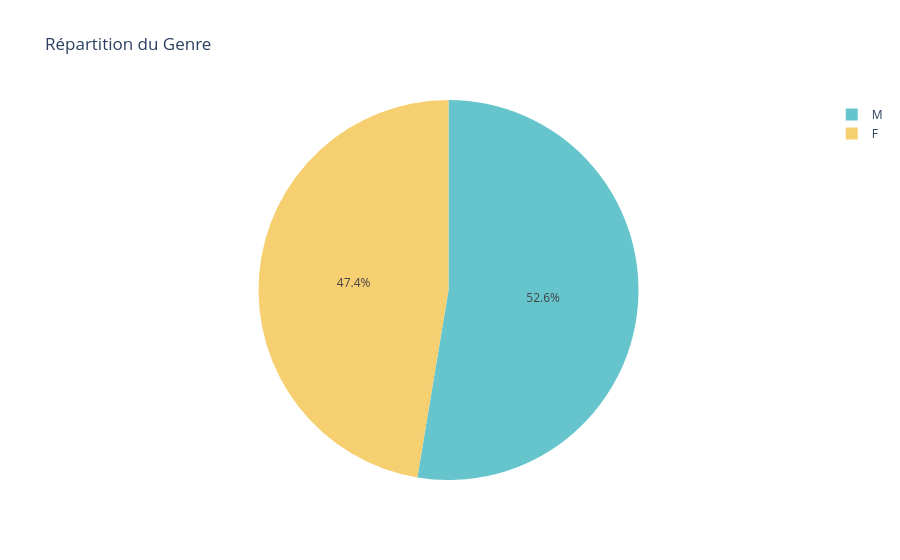

The notebook cell this image was saved under:
### Code cell
#2 Distribution du Genre

gender_distribution = df['Patient Gender'].value_counts().reset_index()
gender_distribution.columns = ['Patient Gender', 'count']

# Affichage de la distribution avec un pie chart
fig_pie_gender = px.pie(gender_distribution, values='count', names='Patient Gender',
                        title="Répartition du Genre ",
                        color_discrete_sequence=px.colors.qualitative.Pastel)
fig_pie_gender.show()

### Figure 1 — Plotly figure (JSON) as saved in the notebook; plotly's stock layout.template omitted (floating-point values rounded to 4 significant figures)
{"data": [{"domain": {"x": [0, 1], "y": [0, 1]}, "hovertemplate": "Patient Gender=%{label}<br>count=%{value}<extra></extra>", "labels": ["M", "F"], "legendgroup": "", "name": "", "showlegend": true, "type": "pie", "values": [2608, 2348]}], "layout": {"legend": {"tracegroupgap": 0}, "piecolorway": ["rgb(102, 197, 204)", "rgb(246, 207, 113)", "rgb(248, 156, 116)", "rgb(220, 176, 242)", "rgb(135, 197, 95)", "rgb(158, 185, 243)", "rgb(254, 136, 177)", "rgb(201, 219, 116)", "rgb(139, 224, 164)", "rgb(180, 151, 231)", "rgb(179, 179, 179)"], "title": {"text": "Répartition du Genre "}}}
